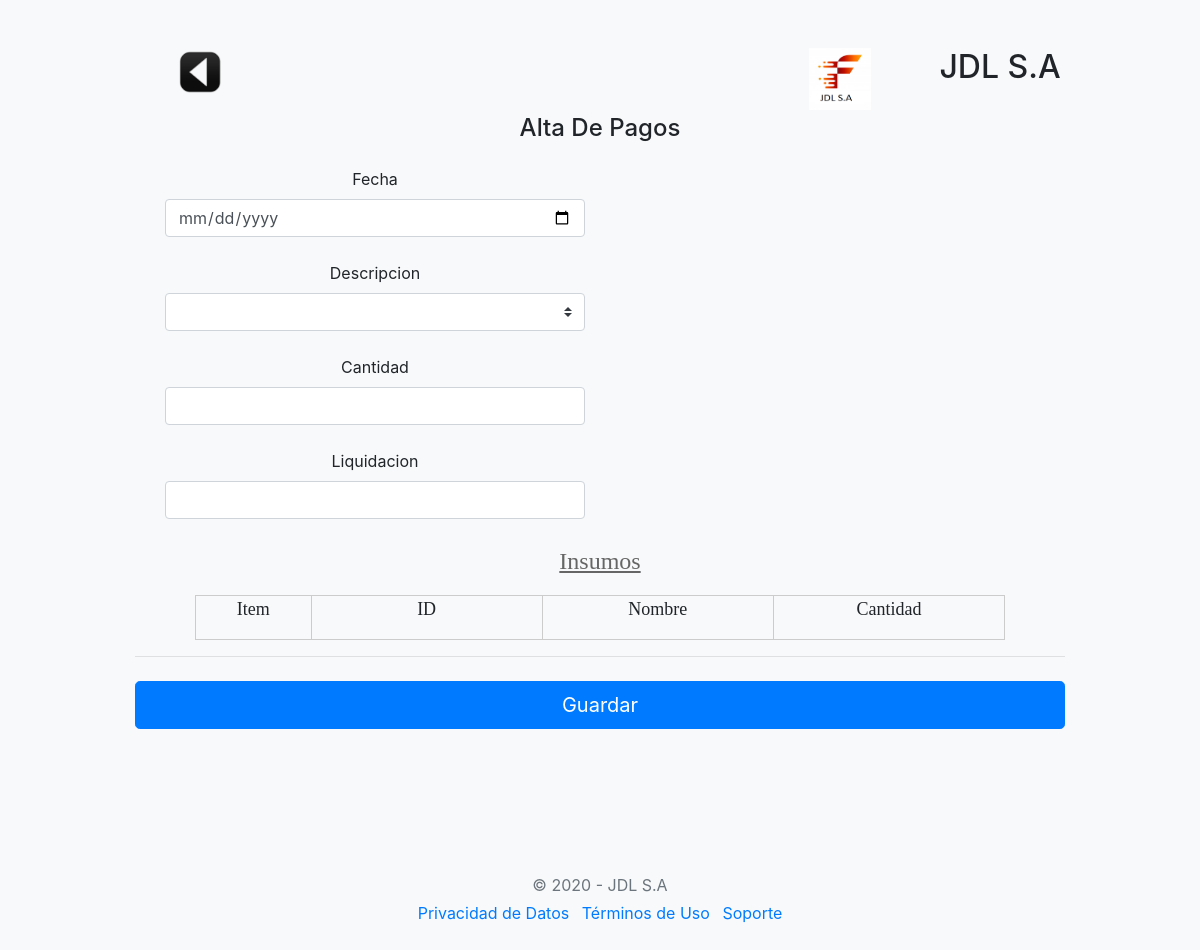
Before: /admin/admin2.php with the older database file.
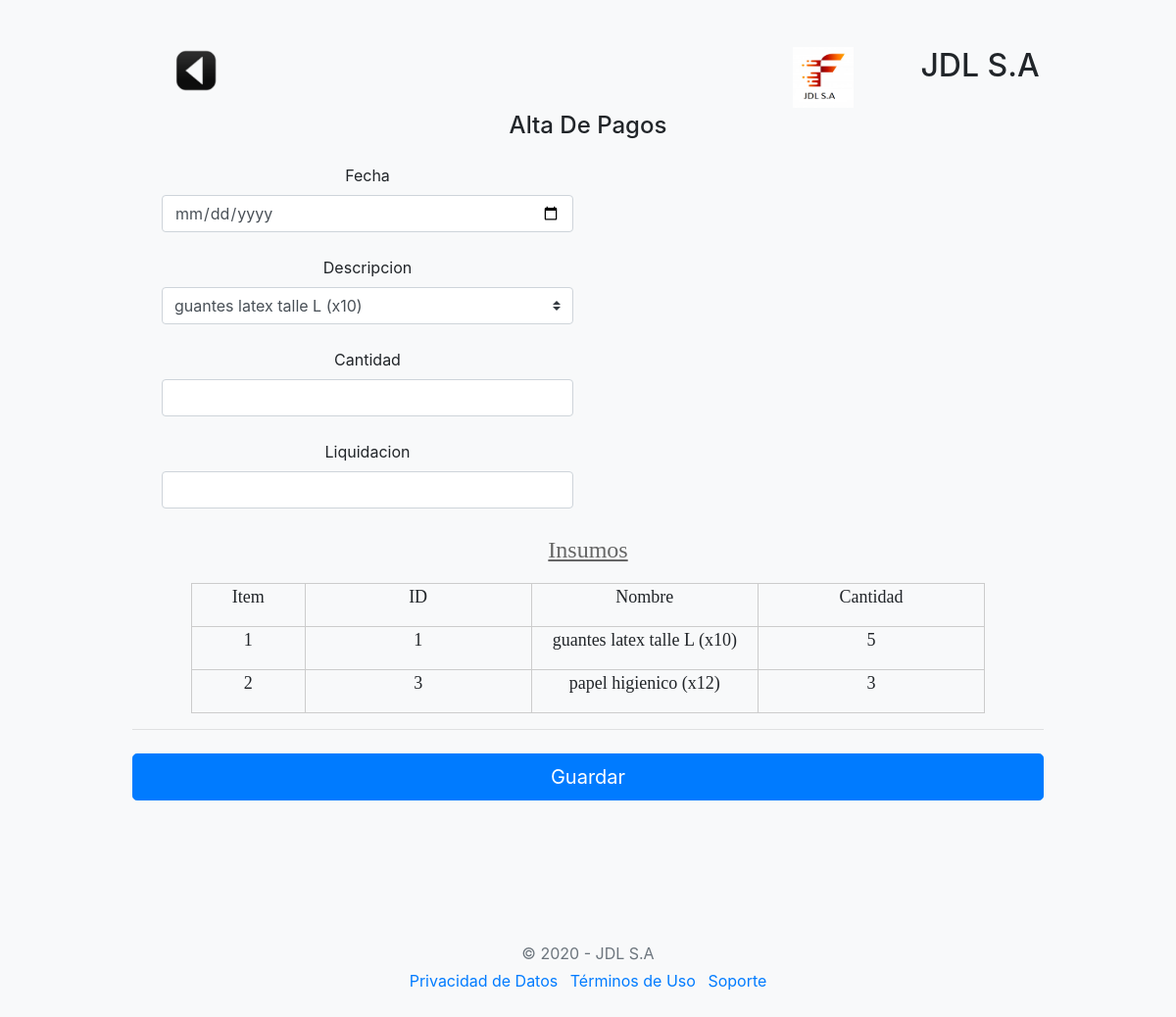
After: the same page with the newer database file.
### tables this page shows
CREATE TABLE `insumos` (
  `id_insumo` int(8) NOT NULL,
  `fecha_insumo` date DEFAULT NULL,
  `descripcion_insumo` varchar(30) DEFAULT NULL,
  `precio_insumo` decimal(12,5) DEFAULT NULL,
  `cantidad_insumo` int(4) DEFAULT NULL
);

### admin/admin2.php (the view, shortened to what this page needs)
<!doctype html>
<html>
<?php
    require "../metodos.php";
?>
  <body class="bg-light">
    <div class="container">
 <div class="py-5 text-center">
  <div class="row">
    <div class="col-sm-2"><h2>
		<img border="0" src="../img/atras.png" width="48" height="48" title="Volver al menú"
		onclick=location.href='../admin/'; onKeyPress=location.href='../admin/'; style='cursor:pointer';/>
	</h2>
	</div>
	<div class="col-sm-2"></div>
    <div class="col-sm-2"></div>
    <div class="col-sm-2"></div>
  <div class="col-sm-2"><img class="d-block mx-auto mb-1" src="../img/jdlsa.png" alt="" width="62" height="62"></div>
  <div class="col-sm-2"><h2>JDL S.A</h2></div>
</div>
    <div class="col-md-12 order-md-1">
      <h4 class="mb-4">Alta De Pagos</h4>
      <form class="needs-validation" novalidate action="grabar2.php" method="post">
<?php
   require "../conexion.php";
    $sql = "SELECT * from insumos order by id_insumo";
	$query = $mysqli->query($sql);
	while($resultado = $query->fetch_assoc()) {
        $insumos[] = $resultado;
    }
?>
          <div class="col-md-6 mb-4">
            <label for="fecha_pago">Fecha</label>
            <input type="date" class="form-control" name="fecha_pago" placeholder="" value="" required>
          </div>
        <div class="col-md-6 mb-4">
           <label for="descripcion">Descripcion</label>
           <select class="custom-select d-block w-100" name="descripcion_pago" required>
           <?php
				     $long = count($insumos);
				     for($i=0; $i< $long; $i++){
				     echo "<option";
				     echo " value=" .$insumos[$i]['descripcion_insumo'] ."," .$clinicos[$i]['cantidad_insumo'] .">";
                 echo $insumos[$i]['descripcion_insumo'];
				     echo "</option>";
             }
				   ?>
            </select>
          </div>
          <div class="col-md-6 mb-4">
            <label for="cantidad_insumo">Cantidad</label>
            <input type="text" class="form-control" name="cantidad_insumo" placeholder="" value="" required>
          </div>
          <div class="col-md-6 mb-4">
            <label for="liqui_pago">Liquidacion</label>
            <input type="text" class="form-control" name="liqui_pago" placeholder="" value="" required>
          </div>
          <p align="center"> <font face="Verdana" size="5" color="#666666"><u>Insumos</u></font></i></p>
<div align="center">
  <center>
 <table border="1" cellpadding="0" cellspacing="0"  bordercolor="#CCCCCC" style="border-collapse: collapse" width="90%">
  <tr>
      <td width="10%" height="35"><p align="center"><font face="Verdana" size="4" >Item</font></i></td>
      <td width="20%" height="35"><p align="center"><font face="Verdana" size="4" >ID</font></i></td>
	  <td width="20%" height="35"><p align="center"><font face="Verdana" size="4" >Nombre</font></i></td>
	  <td width="20%" height="35"><p align="center"><font face="Verdana" size="4" >Cantidad</font></i></td>
	  </tr>
	<?php $long = count($insumos);
				for($i=0; $i< $long; $i++){
				?>
  <tr>
    <td width="10%" height="35">  <p align="center"><font face="Verdana" size="4" ><?php echo $i+1;?></font></i></td>
    <td width="20%" height="35">  <p align="center"><font face="Verdana" size="4" ><?php echo $insumos[$i]['id_insumo'];?></font></i></td>
	<td width="20%" height="35">  <p align="center"><font face="Verdana" size="4" ><?php echo $insumos[$i]['descripcion_insumo'];?></font></i></td>
	<td width="20%" height="35">  <p align="center"><font face="Verdana" size="4" ><?php echo $insumos[$i]['cantidad_insumo'];?></font></i></td>
	</tr>
  <?php  } ?>
  </table>
  </center>
</div>
    </div>
     <hr class="mb-4">
        <button class="btn btn-primary btn-lg btn-block" type="submit">Guardar</button>
    </div>
  <footer class="my-5 pt-5 text-muted text-center text-small">
    <p class="mb-1">&copy; 2020 - JDL S.A</p>
    <ul class="list-inline">
      <li class="list-inline-item"><a href="#">Privacidad de Datos</a></li>
      <li class="list-inline-item"><a href="#">Términos de Uso</a></li>
      <li class="list-inline-item"><a href="#">Soporte</a></li>
    </ul>
  </footer>
</div>
</body>
</html>

Changed rows visible on the page:
added insumos: id_insumo "1", descripcion_insumo "guantes latex talle L (x10)", cantidad_insumo "5"
added insumos: id_insumo "3", descripcion_insumo "papel higienico (x12)", cantidad_insumo "3"
Other visible differences:
form field descripcion_pago: (not shown) → "guantes latex talle L (x10)"
